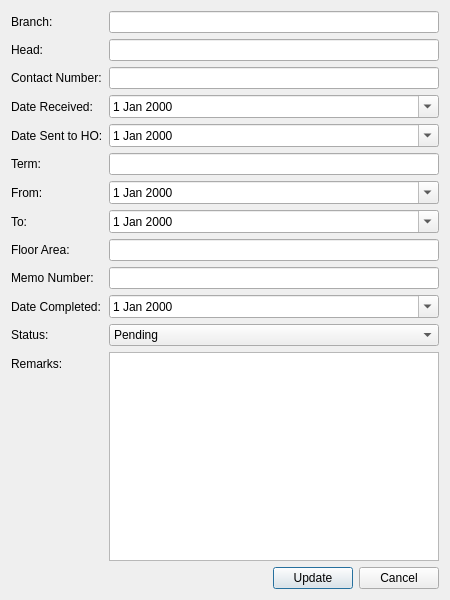
<?xml version="1.0" encoding="UTF-8"?>
<ui version="4.0">
 <class>EditLeaseDialog</class>
 <widget class="QDialog" name="EditLeaseDialog">
  <property name="geometry">
   <rect>
    <x>0</x>
    <y>0</y>
    <width>450</width>
    <height>600</height>
   </rect>
  </property>
  <property name="windowTitle">
   <string>Edit Lease</string>
  </property>
  <layout class="QVBoxLayout">
   <item>
    <layout class="QFormLayout">
     <item row="0" column="0">
      <widget class="QLabel" name="label">
       <property name="text">
        <string>Branch:</string>
       </property>
      </widget>
     </item>
     <item row="0" column="1">
      <widget class="QLineEdit" name="branchInput"/>
     </item>
     <item row="1" column="0">
      <widget class="QLabel" name="label">
       <property name="text">
        <string>Head:</string>
       </property>
      </widget>
     </item>
     <item row="1" column="1">
      <widget class="QLineEdit" name="headInput"/>
     </item>
     <item row="2" column="0">
      <widget class="QLabel" name="label">
       <property name="text">
        <string>Contact Number:</string>
       </property>
      </widget>
     </item>
     <item row="2" column="1">
      <widget class="QLineEdit" name="contactInput">
       <property name="placeholderText">
        <string/>
       </property>
      </widget>
     </item>
     <item row="3" column="0">
      <widget class="QLabel" name="label">
       <property name="text">
        <string>Date Received:</string>
       </property>
      </widget>
     </item>
     <item row="3" column="1">
      <widget class="QDateEdit" name="dateReceivedInput">
       <property name="calendarPopup">
        <bool>true</bool>
       </property>
      </widget>
     </item>
     <item row="4" column="0">
      <widget class="QLabel" name="label">
       <property name="text">
        <string>Date Sent to HO:</string>
       </property>
      </widget>
     </item>
     <item row="4" column="1">
      <widget class="QDateEdit" name="dateSentInput">
       <property name="calendarPopup">
        <bool>true</bool>
       </property>
      </widget>
     </item>
     <item row="5" column="0">
      <widget class="QLabel" name="label">
       <property name="text">
        <string>Term:</string>
       </property>
      </widget>
     </item>
     <item row="5" column="1">
      <widget class="QLineEdit" name="termInput"/>
     </item>
     <item row="6" column="0">
      <widget class="QLabel" name="label">
       <property name="text">
        <string>From:</string>
       </property>
      </widget>
     </item>
     <item row="6" column="1">
      <widget class="QDateEdit" name="fromDateInput">
       <property name="calendarPopup">
        <bool>true</bool>
       </property>
      </widget>
     </item>
     <item row="7" column="0">
      <widget class="QLabel" name="label">
       <property name="text">
        <string>To:</string>
       </property>
      </widget>
     </item>
     <item row="7" column="1">
      <widget class="QDateEdit" name="toDateInput">
       <property name="calendarPopup">
        <bool>true</bool>
       </property>
      </widget>
     </item>
     <item row="8" column="0">
      <widget class="QLabel" name="label">
       <property name="text">
        <string>Floor Area:</string>
       </property>
      </widget>
     </item>
     <item row="8" column="1">
      <widget class="QLineEdit" name="floorAreaInput"/>
     </item>
     <item row="9" column="0">
      <widget class="QLabel" name="label">
       <property name="text">
        <string>Memo Number:</string>
       </property>
      </widget>
     </item>
     <item row="9" column="1">
      <widget class="QLineEdit" name="memoInput"/>
     </item>
     <item row="10" column="0">
      <widget class="QLabel" name="label">
       <property name="text">
        <string>Date Completed:</string>
       </property>
      </widget>
     </item>
     <item row="10" column="1">
      <widget class="QDateEdit" name="completedDateInput">
       <property name="calendarPopup">
        <bool>true</bool>
       </property>
      </widget>
     </item>
     <item row="11" column="0">
      <widget class="QLabel" name="label">
       <property name="text">
        <string>Status:</string>
       </property>
      </widget>
     </item>
     <item row="11" column="1">
      <widget class="QComboBox" name="statusInput">
       <item>
        <property name="text">
         <string>Pending</string>
        </property>
       </item>
       <item>
        <property name="text">
         <string>Processing</string>
        </property>
       </item>
       <item>
        <property name="text">
         <string>Completed</string>
        </property>
       </item>
      </widget>
     </item>
     <item row="12" column="0">
      <widget class="QLabel" name="label">
       <property name="text">
        <string>Remarks:</string>
       </property>
      </widget>
     </item>
     <item row="12" column="1">
      <widget class="QTextEdit" name="remarksInput"/>
     </item>
    </layout>
   </item>
   <item>
    <layout class="QHBoxLayout">
     <item>
      <spacer name="spacer">
       <property name="orientation">
        <enum>Qt::Horizontal</enum>
       </property>
       <property name="sizeHint" stdset="0">
        <size>
         <width>0</width>
         <height>0</height>
        </size>
       </property>
      </spacer>
     </item>
     <item>
      <widget class="QPushButton" name="saveButton">
       <property name="text">
        <string>Update</string>
       </property>
      </widget>
     </item>
     <item>
      <widget class="QPushButton" name="cancelButton">
       <property name="text">
        <string>Cancel</string>
       </property>
      </widget>
     </item>
    </layout>
   </item>
  </layout>
 </widget>
 <resources/>
 <connections/>
</ui>
